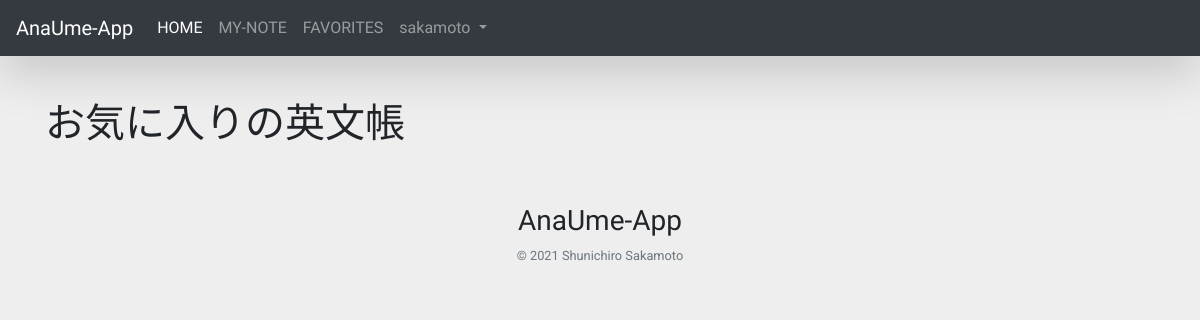
The page /favorite (signed in) on the database as committed earlier.
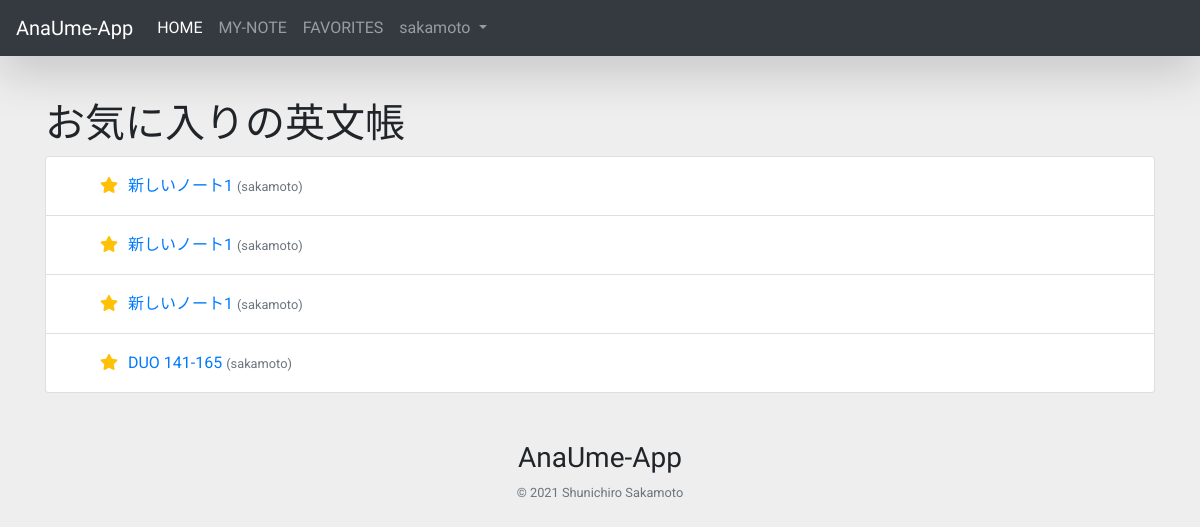
The same page on the database as committed later.
### main/models.py (models this page shows)
class Fav(models.Model):
    user = models.ForeignKey(User, on_delete=models.CASCADE)
    note = models.ForeignKey(Note, on_delete=models.CASCADE)
    created_at = models.DateTimeField('作成日時', auto_now_add=True)

class Note(models.Model):
    user = models.ForeignKey(User, on_delete=models.SET_NULL, null=True)
    title = models.CharField('題名', max_length=20)

### main/views.py (the view)
# urls.py: path('favorite', views.favorite, name='favorite'),
@login_required
def favorite(request):
    data = {
        'favs': Fav.objects.filter(user=request.user).order_by('-created_at')
    }
    return render(request, 'main/favorite.html', data)

### templates/main/favorite.html (shortened to what this page needs)
{% extends "base.html" %}
{% load i18n static %}
{% load django_bootstrap5 %}
{% block content %}
    <h1>お気に入りの英文帳</h1>
    <ul class="list-group">
        {% for fav in favs %}
            <li class="list-group-item px-5 py-3">
                <button class="btn-fav border-0" formaction="{% url 'main:fav_note' note_id=fav.note.id %}">
                    <i class="fas fa-star"></i>
                </button>
                <a href="{% url 'main:note' fav.note.id %}">{{ fav.note.title }}</a>
                <small class="text-muted">({{ fav.note.user.username }})</small>
            </li>
        {% endfor %}
    </ul>
{% endblock content %}

Rows that differ between the two databases and show on the page:
added Fav: note "新しいノート1", note.user.username "sakamoto"
added Fav: note "新しいノート1", note.user.username "sakamoto"
added Fav: note "新しいノート1", note.user.username "sakamoto"
added Fav: note "DUO 141-165", note.user.username "sakamoto"
